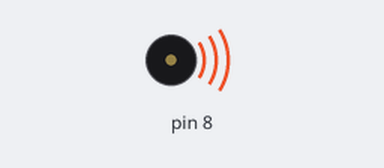
Bench run of a sketch on a simulated Arduino Uno, built with avr-gcc and run on an emulated ATmega328P. Shown: buzzer (waves = sounding).

Above: at 1.0 s.
At 58.5 s:
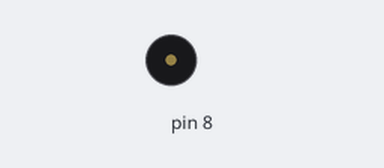
Timing chart, 0 to 65.0 s (numbered marks = the images above):
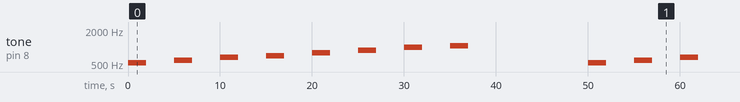

Measured:
- by itself, tone on pin 8: repeats every 50.0 s: silent 3.0 s, 587 Hz 2.0 s, silent 3.0 s, 659 Hz 2.0 s, silent 3.0 s, 698 Hz 2.0 s, silent 3.0 s, 784 Hz 2.0 s, silent 3.0 s, 880 Hz 2.0 s, silent 3.0 s, 988 Hz 2.0 s, silent 3.0 s, 1047 Hz 2.0 s, silent 13.0 s, 523 Hz 2.0 s

The sketch:

passive_buzzer.ino
```cpp
#include <pitches.h>

//www.elegoo.com
//2016.12.08

#include "pitches.h"

// notes in the melody:
int melody[] = {
  NOTE_C5, NOTE_D5, NOTE_E5, NOTE_F5, NOTE_G5, NOTE_A5, NOTE_B5, NOTE_C6};
int duration = 2000;  // 2000 miliseconds, 2s. *Duration of notes*

void setup() {

}

void loop() {
  for (int thisNote = 0; thisNote < 8; thisNote++) {
    // pin8 output the voice, every scale is 0.5 sencond
    tone(8, melody[thisNote], duration);

    // Output the voice after several minutes
    delay(5000);
  }

  // restart after two seconds
  delay(10000);
}
```
